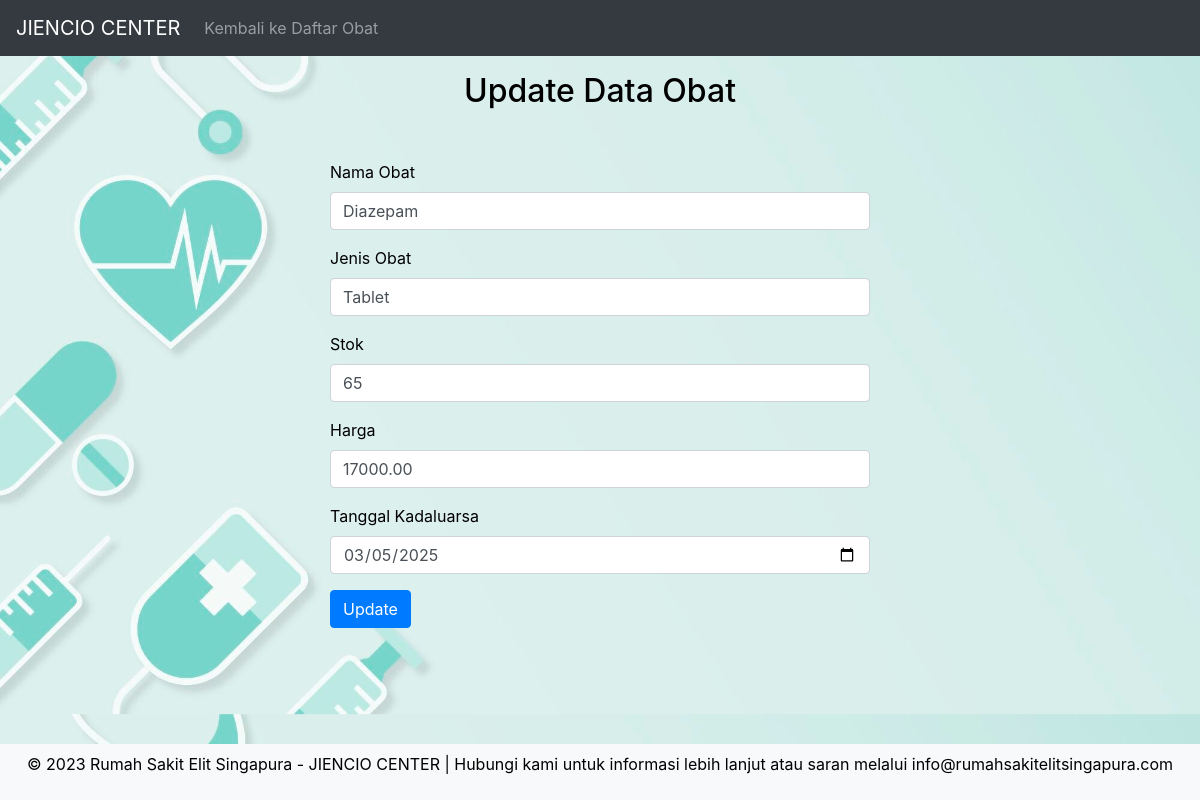
Page /updateobat.php?id_obat=18 on the committed database.
### tables this page shows
CREATE TABLE `obat` (
  `id_obat` int(11) NOT NULL,
  `nama_obat` varchar(100) NOT NULL,
  `jenis_obat` varchar(50) DEFAULT NULL,
  `stok` int(11) DEFAULT NULL,
  `harga` decimal(10,2) DEFAULT NULL,
  `tanggal_kadaluarsa` date DEFAULT NULL
);

### updateobat.php (the view, shortened to what this page needs)
<?php
include "koneksi.php";
$id_obat = $nama_obat = $jenis_obat = $stok = $harga = $tanggal_kadaluarsa = "";
if (isset($_GET['id_obat'])) {
    $id_obat = htmlspecialchars($_GET['id_obat']);
    $sql = "SELECT * FROM obat WHERE id_obat='$id_obat'";
    $hasil = mysqli_query($kon, $sql);
    if (mysqli_num_rows($hasil) == 1) {
        $data = mysqli_fetch_assoc($hasil);
        $nama_obat = $data['nama_obat'];
        $jenis_obat = $data['jenis_obat'];
        $stok = $data['stok'];
        $harga = $data['harga'];
        $tanggal_kadaluarsa = $data['tanggal_kadaluarsa'];
    } else {
        header("Location: indexobat.php");
        exit;
    }
}
?>
<!DOCTYPE html>
<html lang="en">
<head>
    <link rel="stylesheet" href="https://cdn.jsdelivr.net/npm/bootstrap@4.6.1/dist/css/bootstrap.min.css"
>
</head>
<body>
    <nav class="navbar navbar-expand-lg navbar-dark bg-dark">
        <a class="navbar-brand" href="home.php">JIENCIO CENTER</a>
        <div class="collapse navbar-collapse" id="navbarNav">
            <ul class="navbar-nav">
                <li class="nav-item">
                    <a class="nav-link" href="indexobat.php">Kembali ke Daftar Obat</a>
                </li>
            </ul>
        </div>
    </nav>
    <div class="container">
        <h2 class="text-center mt-3">Update Data Obat</h2>
        <div class="row justify-content-center form-container">
            <div class="col-md-6">
                <form action="<?php echo htmlspecialchars($_SERVER["PHP_SELF"]); ?>?id_obat=<?php echo $id_obat; ?>"
                    method="POST">
                    <div class="form-group">
                        <label for="nama_obat">Nama Obat</label>
                        <input type="text" class="form-control" id="nama_obat" name="nama_obat"
                            value="<?php echo $nama_obat; ?>" required>
                    </div>
                    <div class="form-group">
                        <label for="jenis_obat">Jenis Obat</label>
                        <input type="text" class="form-control" id="jenis_obat" name="jenis_obat"
                            value="<?php echo $jenis_obat; ?>" required>
                    </div>
                    <div class="form-group">
                        <label for="stok">Stok</label>
                        <input type="number" class="form-control" id="stok" name="stok" value="<?php echo $stok; ?>"
                            required>
                    </div>
                    <div class="form-group">
                        <label for="harga">Harga</label>
                        <input type="text" class="form-control" id="harga" name="harga" value="<?php echo $harga; ?>"
                            required>
                    </div>
                    <div class="form-group">
                        <label for="tanggal_kadaluarsa">Tanggal Kadaluarsa</label>
                        <input type="date" class="form-control" id="tanggal_kadaluarsa" name="tanggal_kadaluarsa"
                            value="<?php echo $tanggal_kadaluarsa; ?>" required>
                    </div>
                    <button type="submit" class="btn btn-primary">Update</button>
                </form>
            </div>
        </div>
    </div>
    <footer class="fixed-bottom bg-light text-center py-2">
        <p>&copy; 2023 Rumah Sakit Elit Singapura - JIENCIO CENTER | Hubungi kami untuk informasi lebih lanjut
            atau saran melalui info@rumahsakitelitsingapura.com</p>
    </footer>
</body>
</html>

### updateobat.php (style rules this page uses)
body { background-image: url('gambarbg.jpg'); background-size: cover; background-position: center; color: black; }
.form-container { margin-top: 50px; }

### rows in the picture
obat: nama_obat "Diazepam", jenis_obat "Tablet", stok "65", harga "17000.00", tanggal_kadaluarsa "03/05/2025"
